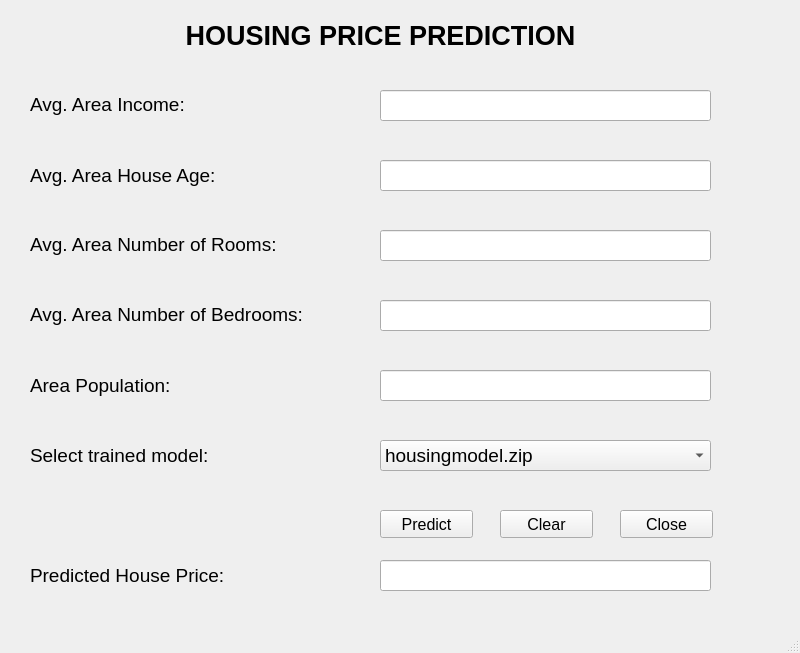
<?xml version="1.0" encoding="UTF-8"?>
<ui version="4.0">
 <class>MainWindow</class>
 <widget class="QMainWindow" name="MainWindow">
  <property name="geometry">
   <rect>
    <x>0</x>
    <y>0</y>
    <width>800</width>
    <height>653</height>
   </rect>
  </property>
  <property name="windowTitle">
   <string>MainWindow</string>
  </property>
  <widget class="QWidget" name="centralwidget">
   <widget class="QLabel" name="label">
    <property name="geometry">
     <rect>
      <x>90</x>
      <y>0</y>
      <width>581</width>
      <height>71</height>
     </rect>
    </property>
    <property name="font">
     <font>
      <pointsize>20</pointsize>
      <weight>75</weight>
      <bold>true</bold>
     </font>
    </property>
    <property name="text">
     <string>HOUSING PRICE PREDICTION</string>
    </property>
    <property name="alignment">
     <set>Qt::AlignCenter</set>
    </property>
   </widget>
   <widget class="QLabel" name="label_2">
    <property name="geometry">
     <rect>
      <x>30</x>
      <y>69</y>
      <width>261</width>
      <height>71</height>
     </rect>
    </property>
    <property name="font">
     <font>
      <pointsize>14</pointsize>
     </font>
    </property>
    <property name="text">
     <string>Avg. Area Income:</string>
    </property>
   </widget>
   <widget class="QLabel" name="label_3">
    <property name="geometry">
     <rect>
      <x>30</x>
      <y>140</y>
      <width>261</width>
      <height>71</height>
     </rect>
    </property>
    <property name="font">
     <font>
      <pointsize>14</pointsize>
     </font>
    </property>
    <property name="text">
     <string>Avg. Area House Age:</string>
    </property>
   </widget>
   <widget class="QLabel" name="label_4">
    <property name="geometry">
     <rect>
      <x>30</x>
      <y>209</y>
      <width>311</width>
      <height>71</height>
     </rect>
    </property>
    <property name="font">
     <font>
      <pointsize>14</pointsize>
     </font>
    </property>
    <property name="text">
     <string>Avg. Area Number of Rooms:</string>
    </property>
   </widget>
   <widget class="QLineEdit" name="lineEditNumberOfRooms">
    <property name="geometry">
     <rect>
      <x>380</x>
      <y>230</y>
      <width>331</width>
      <height>31</height>
     </rect>
    </property>
    <property name="font">
     <font>
      <pointsize>18</pointsize>
     </font>
    </property>
   </widget>
   <widget class="QLabel" name="label_5">
    <property name="geometry">
     <rect>
      <x>30</x>
      <y>279</y>
      <width>331</width>
      <height>71</height>
     </rect>
    </property>
    <property name="font">
     <font>
      <pointsize>14</pointsize>
     </font>
    </property>
    <property name="text">
     <string>Avg. Area Number of Bedrooms:</string>
    </property>
   </widget>
   <widget class="QLabel" name="label_6">
    <property name="geometry">
     <rect>
      <x>30</x>
      <y>350</y>
      <width>261</width>
      <height>71</height>
     </rect>
    </property>
    <property name="font">
     <font>
      <pointsize>14</pointsize>
     </font>
    </property>
    <property name="text">
     <string>Area Population:</string>
    </property>
   </widget>
   <widget class="QPushButton" name="pushButtonPredict">
    <property name="geometry">
     <rect>
      <x>380</x>
      <y>510</y>
      <width>93</width>
      <height>28</height>
     </rect>
    </property>
    <property name="font">
     <font>
      <pointsize>12</pointsize>
     </font>
    </property>
    <property name="text">
     <string>Predict</string>
    </property>
   </widget>
   <widget class="QPushButton" name="pushButtonClear">
    <property name="geometry">
     <rect>
      <x>500</x>
      <y>510</y>
      <width>93</width>
      <height>28</height>
     </rect>
    </property>
    <property name="font">
     <font>
      <pointsize>12</pointsize>
     </font>
    </property>
    <property name="text">
     <string>Clear</string>
    </property>
   </widget>
   <widget class="QPushButton" name="pushButtonClose">
    <property name="geometry">
     <rect>
      <x>620</x>
      <y>510</y>
      <width>93</width>
      <height>28</height>
     </rect>
    </property>
    <property name="font">
     <font>
      <pointsize>12</pointsize>
     </font>
    </property>
    <property name="text">
     <string>Close</string>
    </property>
   </widget>
   <widget class="QLineEdit" name="lineEditAreaIncome">
    <property name="geometry">
     <rect>
      <x>380</x>
      <y>90</y>
      <width>331</width>
      <height>31</height>
     </rect>
    </property>
    <property name="font">
     <font>
      <pointsize>18</pointsize>
     </font>
    </property>
   </widget>
   <widget class="QLineEdit" name="lineEditAreaHouseAge">
    <property name="geometry">
     <rect>
      <x>380</x>
      <y>160</y>
      <width>331</width>
      <height>31</height>
     </rect>
    </property>
    <property name="font">
     <font>
      <pointsize>18</pointsize>
     </font>
    </property>
   </widget>
   <widget class="QLineEdit" name="lineEditNumberOfBedrooms">
    <property name="geometry">
     <rect>
      <x>380</x>
      <y>300</y>
      <width>331</width>
      <height>31</height>
     </rect>
    </property>
    <property name="font">
     <font>
      <pointsize>18</pointsize>
     </font>
    </property>
   </widget>
   <widget class="QLineEdit" name="lineEditPopulation">
    <property name="geometry">
     <rect>
      <x>380</x>
      <y>370</y>
      <width>331</width>
      <height>31</height>
     </rect>
    </property>
    <property name="font">
     <font>
      <pointsize>18</pointsize>
     </font>
    </property>
   </widget>
   <widget class="QLabel" name="label_7">
    <property name="geometry">
     <rect>
      <x>30</x>
      <y>540</y>
      <width>261</width>
      <height>71</height>
     </rect>
    </property>
    <property name="font">
     <font>
      <pointsize>14</pointsize>
     </font>
    </property>
    <property name="text">
     <string>Predicted House Price:</string>
    </property>
   </widget>
   <widget class="QLineEdit" name="lineEditHousePrice">
    <property name="geometry">
     <rect>
      <x>380</x>
      <y>560</y>
      <width>331</width>
      <height>31</height>
     </rect>
    </property>
    <property name="font">
     <font>
      <pointsize>18</pointsize>
     </font>
    </property>
   </widget>
   <widget class="QLabel" name="label_8">
    <property name="geometry">
     <rect>
      <x>30</x>
      <y>420</y>
      <width>261</width>
      <height>71</height>
     </rect>
    </property>
    <property name="font">
     <font>
      <pointsize>14</pointsize>
     </font>
    </property>
    <property name="text">
     <string>Select trained model:</string>
    </property>
   </widget>
   <widget class="QComboBox" name="comboBoxTrainedModel">
    <property name="geometry">
     <rect>
      <x>380</x>
      <y>440</y>
      <width>331</width>
      <height>31</height>
     </rect>
    </property>
    <property name="font">
     <font>
      <pointsize>14</pointsize>
     </font>
    </property>
    <item>
     <property name="text">
      <string>housingmodel.zip</string>
     </property>
    </item>
    <item>
     <property name="text">
      <string>housingmodel2.zip</string>
     </property>
    </item>
    <item>
     <property name="text">
      <string>housingmodel3.zip</string>
     </property>
    </item>
   </widget>
  </widget>
  <widget class="QMenuBar" name="menubar">
   <property name="geometry">
    <rect>
     <x>0</x>
     <y>0</y>
     <width>800</width>
     <height>26</height>
    </rect>
   </property>
  </widget>
  <widget class="QStatusBar" name="statusbar"/>
 </widget>
 <resources/>
 <connections/>
</ui>
